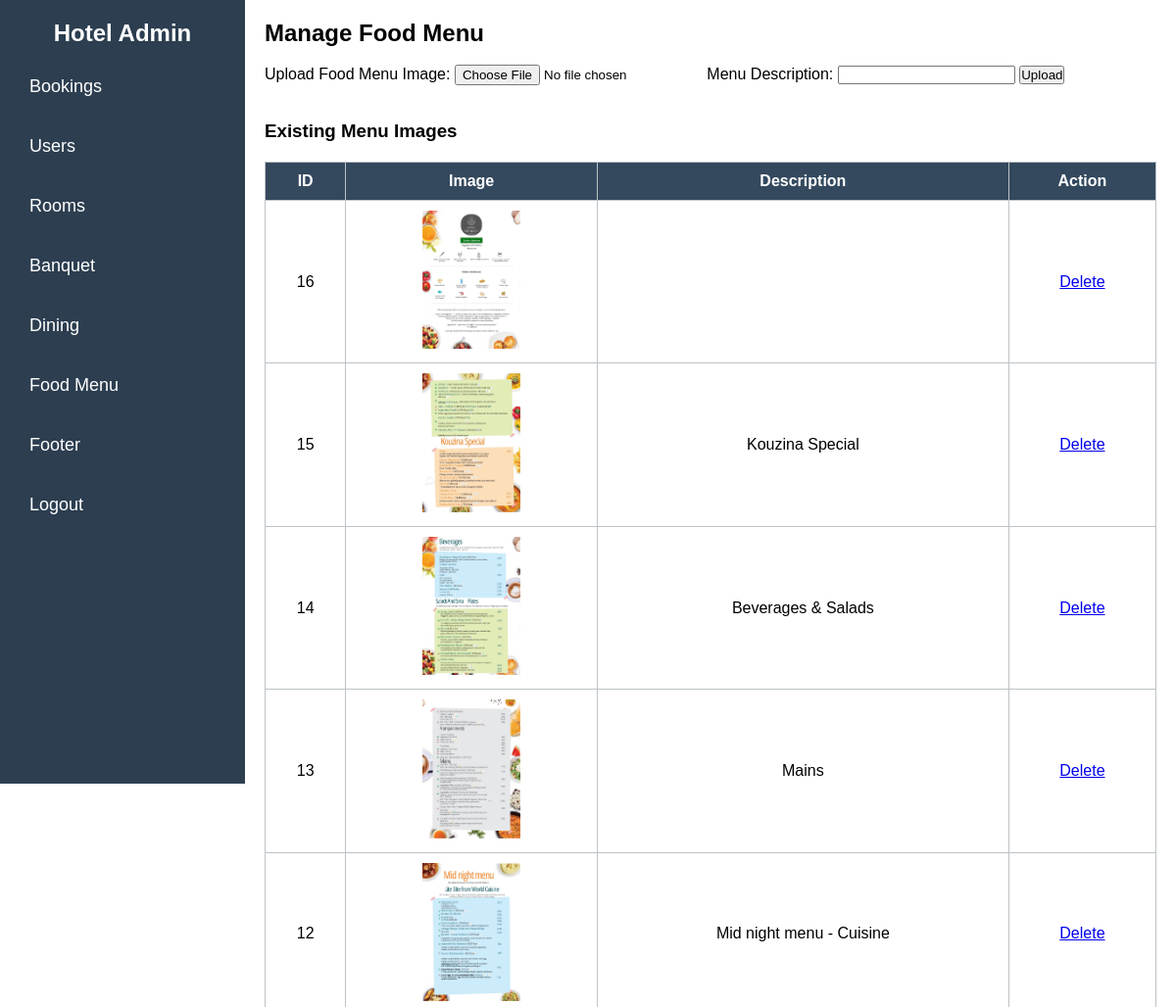
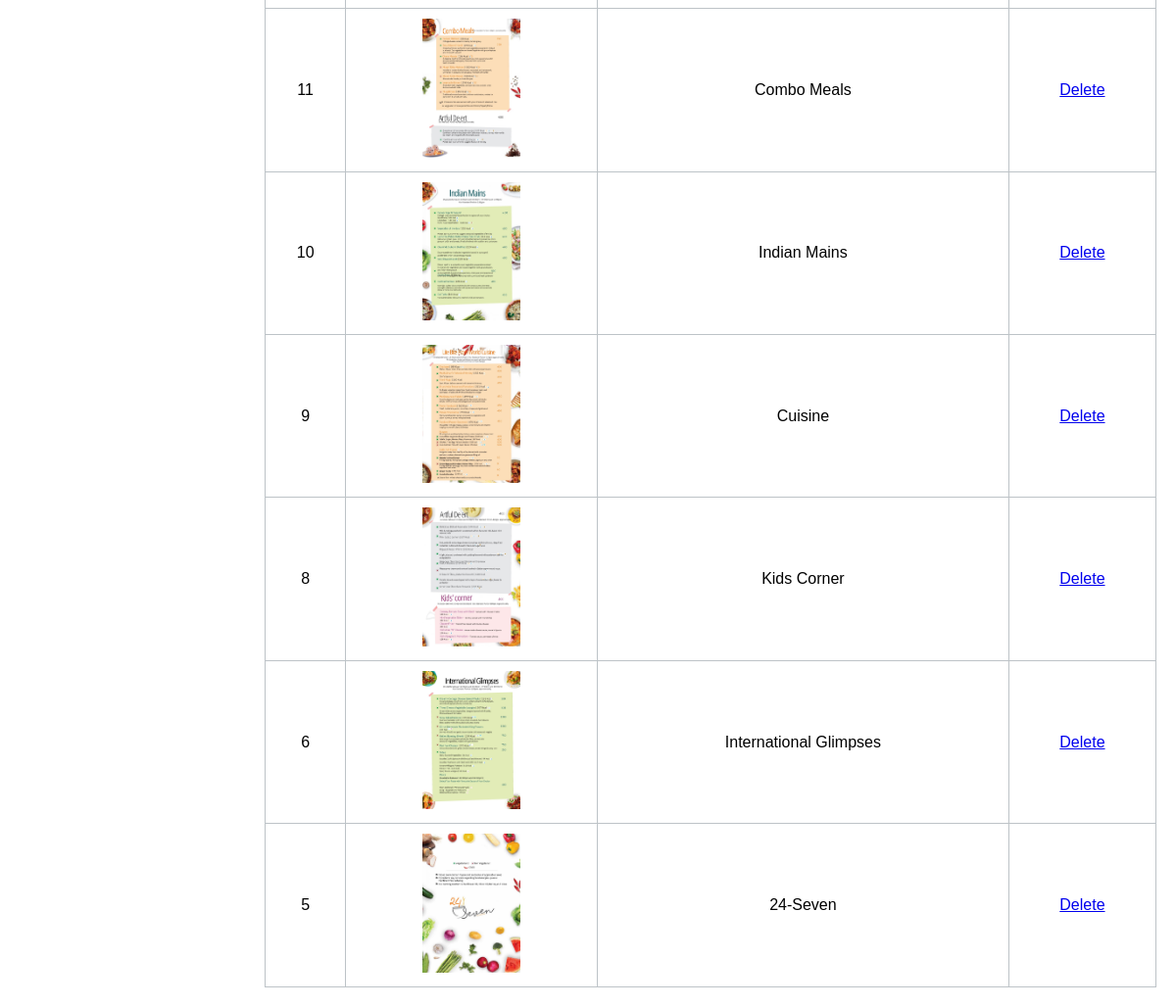
The page /admin/admin_food_menu.php (signed in) on the database its author committed (2 pictures, top to bottom).
### tables this page shows
CREATE TABLE IF NOT EXISTS `food_menu_images` (
  `id` int NOT NULL AUTO_INCREMENT,
  `menu_description` varchar(250) NOT NULL,
  `image_name` varchar(255) NOT NULL,
  PRIMARY KEY (`id`)
);

### admin/admin_food_menu.php (the view, shortened to what this page needs)
<?php
include 'includes/config.php';
$query = "SELECT * FROM food_menu_images ORDER BY id DESC";
$result = $conn->query($query);
?>
<!DOCTYPE html>
<html lang="en">
    <head>
        <link rel="stylesheet" href="admin.css">
    </head>
    <body>
    <?php include 'admin_header.php'; ?>
        <div class="content">
            <h2>Manage Food Menu</h2>
            <br>
            <form action="upload_food_menu.php" method="POST" enctype="multipart/form-data">
                <label for="menu_image">Upload Food Menu Image:</label>
                <input type="file" name="menu_image" required>
                <label for="menu_disc">Menu Description:</label>
                <input type="text" name="menu_description">
                <button type="submit" name="upload">Upload</button>
            </form>
            <br><br>
            <h3>Existing Menu Images</h3>
            <table border="1">
                <tr>
                    <th>ID</th>
                    <th>Image</th>
                    <th>Description</th>
                    <th>Action</th>
                </tr>
                <?php while ($row = $result->fetch_assoc()): ?>
                <tr>
                    <td><?= $row['id'] ?></td>
                    <td><img src="food/<?= $row['image_name'] ?>" width="100"></td>
                    <td><?= $row['menu_description'] ?></td>
                    <td>
                        <a href="delete_food_menu.php?id=<?= $row['id'] ?>" onclick="return confirm('Are you sure you want to DELETE this menu?')">Delete</a>
                    </td>
                </tr>
                <?php endwhile; ?>
            </table>
        </div>
</body>
</html>

### admin/admin.css (style rules this page uses)
* { margin: 0; padding: 0; box-sizing: border-box; font-family: 'Arial', sans-serif; }
.content { margin-left: 250px; padding: 20px; }
table { width: 100%; border-collapse: collapse; margin-top: 20px; }
table, th, td { border: 1px solid #bdc3c7; padding: 10px; text-align: center; }
th { background: #34495e; color: white; }

### rows shown on the page
food_menu_images: id "16", image_name (picture)
food_menu_images: id "15", image_name (picture), menu_description "Kouzina Special"
food_menu_images: id "14", image_name (picture), menu_description "Beverages & Salads"
food_menu_images: id "13", image_name (picture), menu_description "Mains"
food_menu_images: id "12", image_name (picture), menu_description "Mid night menu - Cuisine"
food_menu_images: id "11", image_name (picture), menu_description "Combo Meals"
food_menu_images: id "10", image_name (picture), menu_description "Indian Mains"
food_menu_images: id "9", image_name (picture), menu_description "Cuisine"
food_menu_images: id "8", image_name (picture), menu_description "Kids Corner"
food_menu_images: id "6", image_name (picture), menu_description "International Glimpses"
food_menu_images: id "5", image_name (picture), menu_description "24-Seven"
